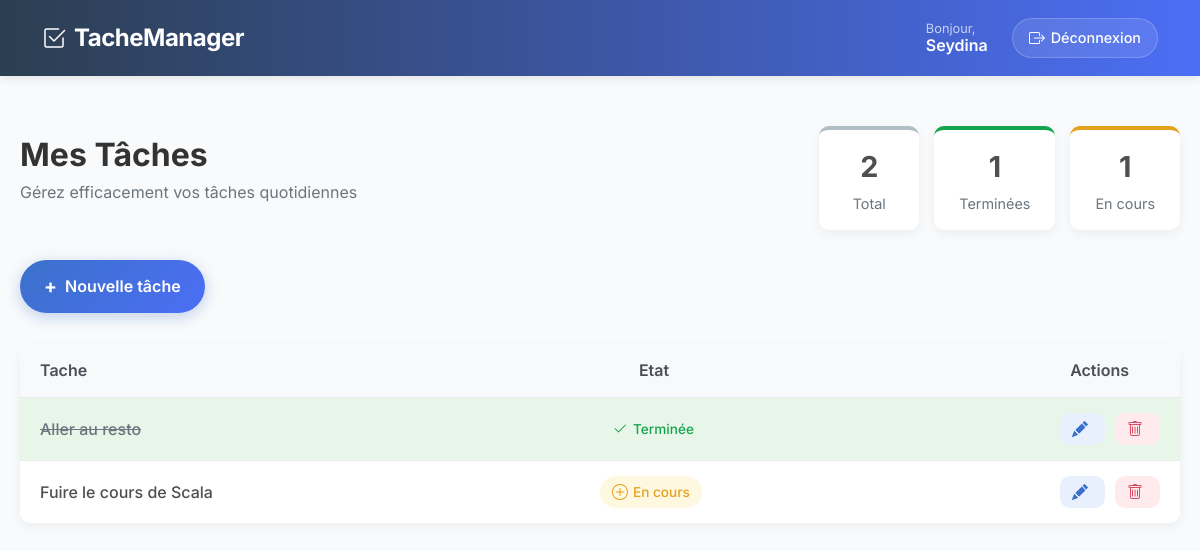
Screenshot of / (signed in) with the database file from the repository.
### taches/models.py (models this page shows, shortened)
class Tache(models.Model):
    title = models.CharField(max_length=200)
    description = models.TextField(blank=True)
    completed = models.BooleanField(default=False)
    created_at = models.DateTimeField(auto_now_add=True)
    user = models.ForeignKey(User, on_delete=models.CASCADE)

### taches/views.py (the view)
# urls.py: path('', TacheListView.as_view(), name='tache_list'),
class TacheListView(LoginRequiredMixin, ListView):
    model = Tache
    template_name = 'taches/tache_list.html'
    def get_queryset(self):
        return Tache.objects.filter(user=self.request.user).order_by('-created_at')
    def get_context_data(self, **kwargs):
        context = super().get_context_data(**kwargs)
        context['completed_count'] = Tache.objects.filter(user=self.request.user, completed=True).count()
        context['pending_count'] = Tache.objects.filter(user=self.request.user, completed=False).count()
        return context

### taches/templates/taches/tache_list.html (shortened to what this page needs)
{% extends 'taches/base.html' %}
{% block content %}
<div class="task-dashboard">
    <div class="dashboard-header">
        <div class="dashboard-title">
            <h2>Mes Tâches</h2>
            <p class="subtitle">Gérez efficacement vos tâches quotidiennes</p>
        </div>
        <div class="dashboard-stats">
            <div class="stat-card">
                <div class="stat-value">{{ object_list|length }}</div>
                <div class="stat-label">Total</div>
            </div>
            <div class="stat-card completed">
                <div class="stat-value">{{ completed_count }}</div>
                <div class="stat-label">Terminées</div>
            </div>
            <div class="stat-card pending">
                <div class="stat-value">{{ pending_count }}</div>
                <div class="stat-label">En cours</div>
            </div>
        </div>
    </div>
    <div class="action-button">
        <a href="{% url 'tache_add' %}" class="btn btn-add-task">
            <span class="btn-icon">+</span>
            <span class="btn-text">Nouvelle tâche</span>
        </a>
    </div>
    <div class="task-list-container">
        {% if object_list %}
        <div class="task-list">
            <div class="task-header">
                <div class="task-header-title">Tache</div>
                <div class="task-header-status">Etat</div>
                <div class="task-header-actions">Actions</div>
            </div>
            {% for tache in object_list %}
            <div class="task-item {% if tache.completed %}task-completed{% else %}task-pending{% endif %}">
                <div class="task-title">
                    {{ tache.title }}
                </div>
                <div class="task-status">
                    {% if tache.completed %}
                    <span class="status-badge completed">
                        <svg xmlns="http://www.w3.org/2000/svg" width="16" height="16" fill="currentColor" viewBox="0 0 16 16">
                            <path d="M13.854 3.646a.5.5 0 0 1 0 .708l-7 7a.5.5 0 0 1-.708 0l-3.5-3.5a.5.5 0 1 1 .708-.708L6.5 10.293l6.646-6.647a.5.5 0 0 1 .708 0z"/>
                        </svg>
                        Terminée
                    </span>
                    {% else %}
                    <span class="status-badge pending">
                        <svg xmlns="http://www.w3.org/2000/svg" width="16" height="16" fill="currentColor" viewBox="0 0 16 16">
                            <path d="M8 15A7 7 0 1 1 8 1a7 7 0 0 1 0 14zm0 1A8 8 0 1 0 8 0a8 8 0 0 0 0 16z"/>
                            <path d="M8 4a.5.5 0 0 1 .5.5v3h3a.5.5 0 0 1 0 1h-3v3a.5.5 0 0 1-1 0v-3h-3a.5.5 0 0 1 0-1h3v-3A.5.5 0 0 1 8 4z"/>
                        </svg>
                        En cours
                    </span>
                    {% endif %}
                </div>
                <div class="task-actions">
                    <a href="{% url 'tache_edit' tache.pk %}" class="btn-action edit">
                    </a>
                    <a href="{% url 'tache_delete' tache.pk %}" class="btn-action delete">
                    </a>
                </div>
            </div>
            {% endfor %}
        </div>
        {% endif %}
    </div>
</div>
{% endblock %}

### taches/templates/taches/base.html (shortened to what this page needs)
<!DOCTYPE html>
<html lang="fr">
<head>
    <link href="https://cdn.jsdelivr.net/npm/bootstrap@5.3.0/dist/css/bootstrap.min.css" rel="stylesheet">
</head>
<body>
    <nav class="navbar navbar-expand-lg navbar-dark">
        <div class="container">
            <a class="navbar-brand" href="{% url 'tache_list' %}">
                TacheManager
            </a>
            {% if not 'login' in request.path and not 'signup' in request.path %}
            {% if user.is_authenticated %}
            <div class="ms-auto d-flex align-items-center">
                <div class="user-welcome me-4">
                    <span class="welcome-text">Bonjour,</span>
                    <span class="username">{{ user.username }}</span>
                </div>
                <a href="{% url 'login' %}" class="btn-logout">
                    Déconnexion
                </a>
            {% endif %}
            {% endif %}
        </div>
    </nav>
    <div class="content-wrapper">
        {% block content %}{% endblock %}
    </div>
</body>
</html>

### taches/templates/taches/tache_list.html (style rules this page uses)
:root { --primary-color: #3b71ca; --primary-light: #e8f0fe; --success-color: #14a44d; --success-light: #e8f5e9; --warning-color: #e4a11b; --warning-light: #fff8e1; --danger-color: #dc4c64; --danger-light: #ffebee; --text-color: #4f4f4f; --border-radius: 10px; --box-shadow: 0 4px 12px rgba(0, 0, 0, 0.05); --transition: all 0.3s ease; }
body { font-family: 'Inter', 'Segoe UI', sans-serif; background-color: #f9fafb; color: var(--text-color); }
.navbar { box-shadow: 0 2px 10px rgba(0, 0, 0, 0.1); background: linear-gradient(to right, #2c3e50, #4c6ef5) !important; padding: 15px 0; }
.navbar-brand { font-weight: 700; font-size: 1.5rem; letter-spacing: -0.5px; }
.task-dashboard { max-width: 1200px; margin: 0 auto; padding: 20px; }
.dashboard-header { display: flex; justify-content: space-between; align-items: center; margin-bottom: 30px; flex-wrap: wrap; }
.dashboard-title h2 { font-size: 2rem; font-weight: 700; margin-bottom: 5px; color: #333; }
.subtitle { color: #6c757d; margin-top: 0; }
.dashboard-stats { display: flex; gap: 15px; }
.stat-card { background-color: white; border-radius: var(--border-radius); padding: 15px 25px; box-shadow: var(--box-shadow); min-width: 100px; text-align: center; transition: var(--transition); border-top: 4px solid #b0bec5; }
.stat-card.completed { border-top-color: var(--success-color); }
.stat-card.pending { border-top-color: var(--warning-color); }
.stat-value { font-size: 1.8rem; font-weight: 700; margin-bottom: 5px; }
.stat-label { color: #6c757d; font-size: 0.9rem; }
.action-button { margin-bottom: 30px; }
.btn-add-task { background: linear-gradient(135deg, var(--primary-color), #4c6ef5); color: white; border: none; padding: 12px 24px; border-radius: 50px; font-weight: 600; display: inline-flex; align-items: center; transition: var(--transition); box-shadow: 0 4px 15px rgba(59, 113, 202, 0.3); text-decoration: none; }
.btn-icon { font-size: 1.2rem; margin-right: 8px; font-weight: bold; }
.task-list-container { background-color: white; border-radius: var(--border-radius); box-shadow: var(--box-shadow); overflow: hidden; }
.task-header { display: grid; grid-template-columns: 2fr 1.44fr 0.3fr; background-color: #f8f9fa; padding: 15px 20px; font-weight: 600; color: #495057; border-bottom: 1px solid #e9ecef; }
.task-item { display: grid; grid-template-columns: 2fr 1fr 1fr; padding: 15px 20px; border-bottom: 1px solid #e9ecef; transition: var(--transition); align-items: center; }
.task-item:last-child { border-bottom: none; }
.task-completed { background-color: var(--success-light); }
.task-title { font-weight: 500; }
.task-completed .task-title { text-decoration: line-through; color: #6c757d; }
.status-badge { display: inline-flex; align-items: center; padding: 6px 12px; border-radius: 50px; font-size: 0.85rem; font-weight: 500; }
.status-badge svg { margin-right: 5px; }
.status-badge.completed { background-color: var(--success-light); color: var(--success-color); }
.status-badge.pending { background-color: var(--warning-light); color: var(--warning-color); }
.task-actions { display: flex; gap: 10px; justify-content: flex-end; }
.btn-action { display: inline-flex; align-items: center; padding: 8px 12px; border-radius: var(--border-radius); font-size: 0.85rem; font-weight: 500; text-decoration: none; transition: var(--transition); }
.btn-action svg { margin-right: 5px; }
.btn-action.edit { background-color: #e8f0fe; color: var(--primary-color); }
.btn-action.delete { background-color: var(--danger-light); color: var(--danger-color); }

### rows the page displays
Tache: title "Aller au resto", completed True (drawn)
Tache: title "Fuire le cours de Scala", completed False (drawn)

### other values shown
{{ user.username }} "Seydina"
{{ object_list|length }} "2"
{{ completed_count }} "1"
{{ pending_count }} "1"
